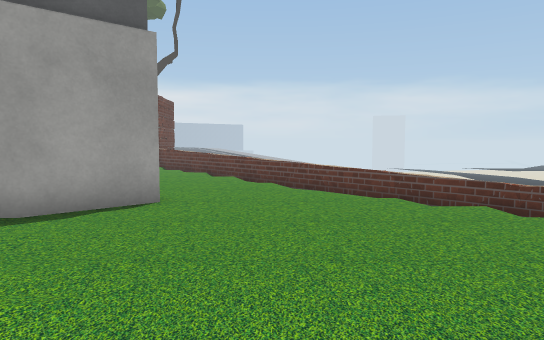
View 1 (above)

15 first-person views from a walk through a 3-D level made in the Unity game engine. The camera is 1.2 m above the floor, tilts 4° down and sees 70° across. The floor is counted in squares, 1 m on a side. Each view is taken from the middle of a square. On the plan, view 1 faces up. The plan holds only what a view shows up to about 15 squares ahead; the rest is blank. The place goes on beyond the plan. Some trees and plants on the terrain are drawn as simple stand-ins. Some animated figures are left out. Some surface patterns are stand-ins.

View 2
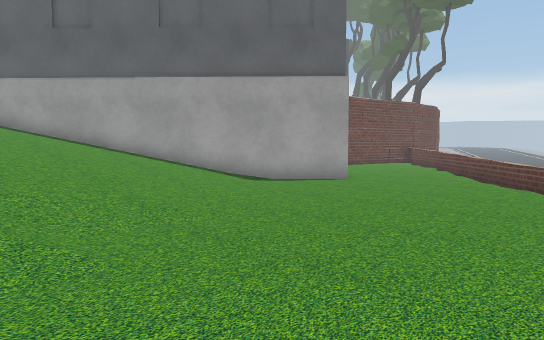

View 3
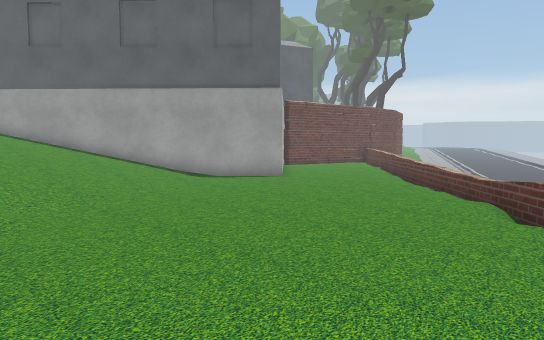

View 4
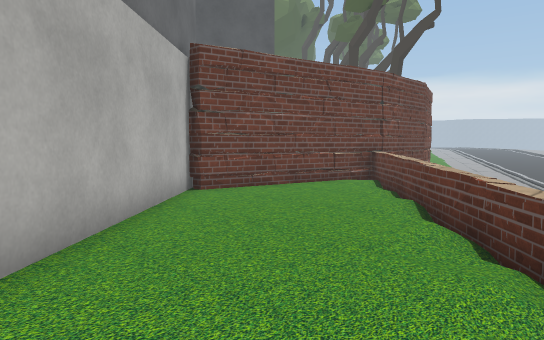

View 5
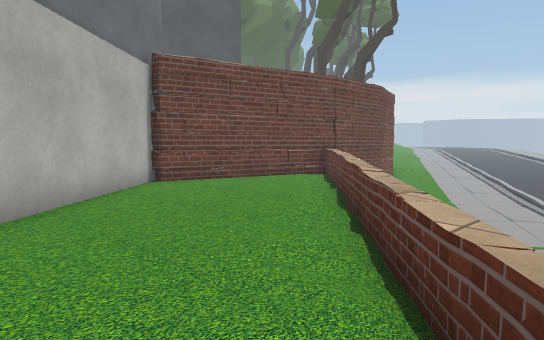

View 6
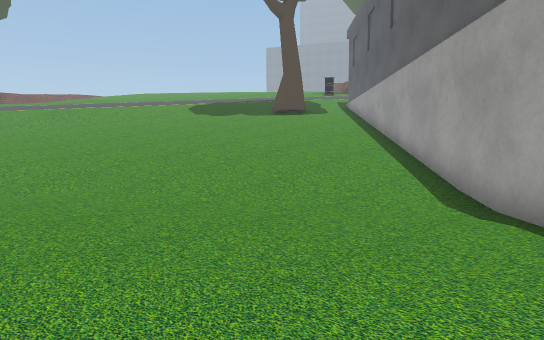

View 7
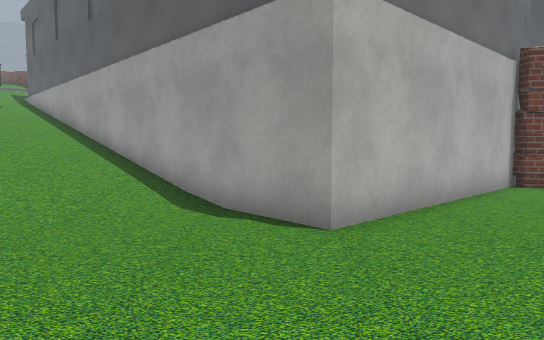

View 8
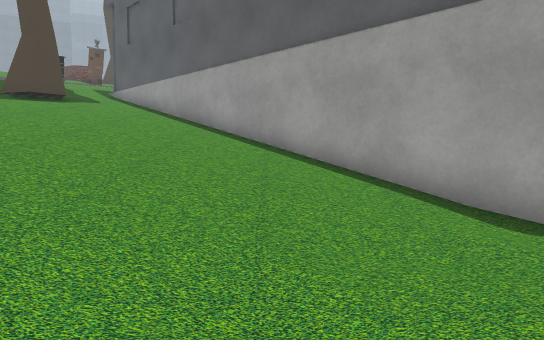

View 9
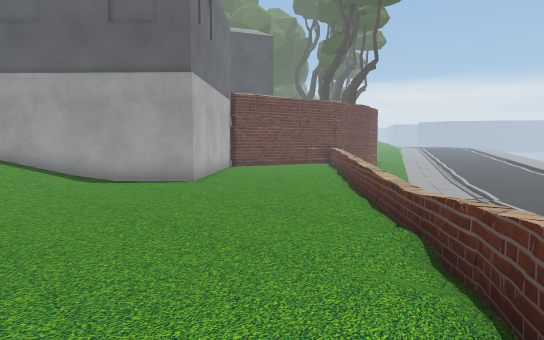

View 10
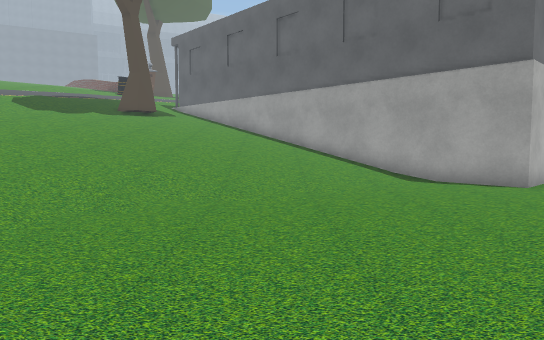

View 11
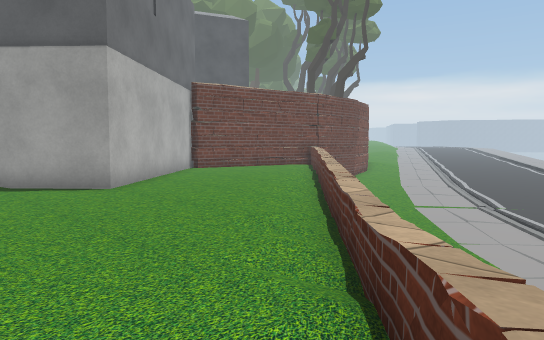

View 12
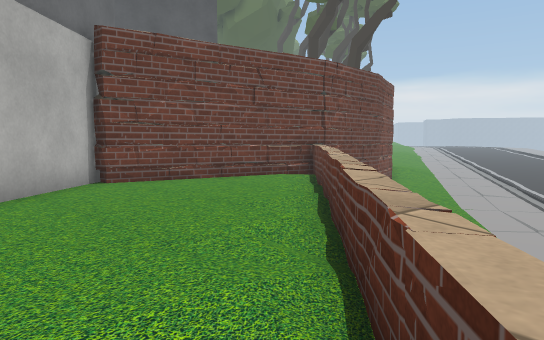

View 13
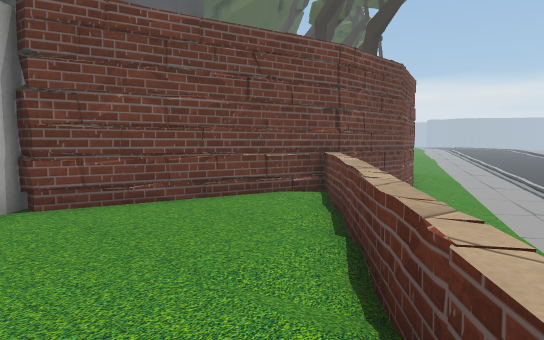

View 14
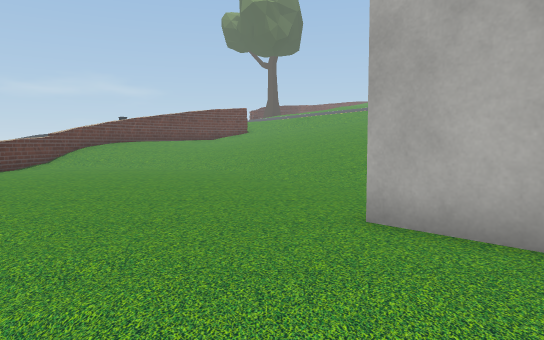

View 15
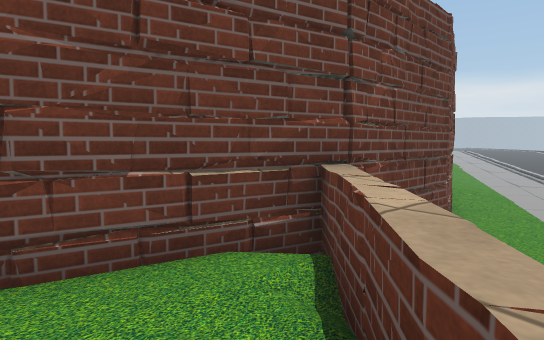

### Floor plan
Key: @ floor where view 1 was taken; # wall or solid block; . main floor; - floor 0.5 m lower than the main floor; _ floor 0.75 m lower than the main floor; < floor 1 m lower than the main floor; ( floor 1.25 m lower than the main floor; ! floor 1.5 m lower than the main floor; / step, stairs or slope; = window, fence, low wall or low ledge; ^ raised ledge; T tree; O other object.
Columns run from 14 left of view 1 to 9 right of it. Each row starts with its distance up from view 1.
 30        /__
 29        -____
 28         ___/
 27        #____/<
 26      T #___<</<
 25      T ##<<<</<
 24         # <<<</
 23         #  (<(/
 22         #   (((/
 21         =   (((( ((
 20         #/   (((((!
 19     #   #=#   ((!!!!
 18    ##  ##.=#  !!!!!!
 17    #   #...=  /!!!//
 16    #   #....^  /!!!/
 15    O   #....##  !!!!
 14       ##..../^^  !!!
 13       ##...../=#  !!!
 12        ##...../^#  !!
 11         ##...../=#
 10          ##...../=
  9           ##.....=^
  8           ##......==
  7           ##.......^=
  6          ##.........##
  5         ##........../=
  4        ##//........../^
  3      ###////........./
  2     ##//////..........
  1    ##////////..........
  0   ##//////////@........
 -1  ##///////////.........^
 -2 ##//////////////.......#
 -3 #////////////////. .  .

Positions as (right, up) in squares from view 1, and headings:
1: (0, 0), facing up
2: (5, -3), facing up-left
3: (8, -3), facing up-left
4: (1, 8), facing up-left
5: (3, 8), facing up-left
6: (3, 8), facing down-left
7: (3, 7), facing left
8: (1, 2), facing left
9: (8, 1), facing up-left
10: (8, 1), facing left
11: (7, 4), facing up-left
12: (2, 10), facing up-left
13: (0, 12), facing up-left
14: (-1, 13), facing down
15: (-3, 16), facing up-left
